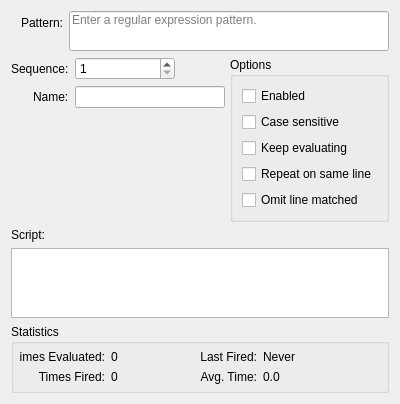
<?xml version="1.0" encoding="UTF-8"?>
<ui version="4.0">
 <class>EditTrigger</class>
 <widget class="QWidget" name="EditTrigger">
  <property name="geometry">
   <rect>
    <x>0</x>
    <y>0</y>
    <width>400</width>
    <height>400</height>
   </rect>
  </property>
  <property name="windowTitle">
   <string>Form</string>
  </property>
  <layout class="QVBoxLayout" name="verticalLayout">
   <item>
    <layout class="QFormLayout" name="topForm">
     <property name="fieldGrowthPolicy">
      <enum>QFormLayout::AllNonFixedFieldsGrow</enum>
     </property>
     <property name="labelAlignment">
      <set>Qt::AlignRight|Qt::AlignTrailing|Qt::AlignVCenter</set>
     </property>
     <item row="0" column="0">
      <widget class="QLabel" name="labelPattern">
       <property name="sizePolicy">
        <sizepolicy hsizetype="Fixed" vsizetype="Preferred">
         <horstretch>0</horstretch>
         <verstretch>0</verstretch>
        </sizepolicy>
       </property>
       <property name="minimumSize">
        <size>
         <width>52</width>
         <height>0</height>
        </size>
       </property>
       <property name="text">
        <string>Pattern:</string>
       </property>
       <property name="alignment">
        <set>Qt::AlignRight|Qt::AlignTrailing|Qt::AlignVCenter</set>
       </property>
      </widget>
     </item>
     <item row="0" column="1">
      <widget class="QLineEdit" name="pattern">
       <property name="minimumSize">
        <size>
         <width>0</width>
         <height>40</height>
        </size>
       </property>
       <property name="alignment">
        <set>Qt::AlignLeading|Qt::AlignLeft|Qt::AlignTop</set>
       </property>
       <property name="placeholderText">
        <string>Enter a regular expression pattern.</string>
       </property>
      </widget>
     </item>
    </layout>
   </item>
   <item>
    <layout class="QHBoxLayout" name="horizontal" stretch="1,0">
     <item>
      <layout class="QFormLayout" name="leftForm">
       <property name="fieldGrowthPolicy">
        <enum>QFormLayout::ExpandingFieldsGrow</enum>
       </property>
       <property name="labelAlignment">
        <set>Qt::AlignRight|Qt::AlignTrailing|Qt::AlignVCenter</set>
       </property>
       <item row="0" column="0">
        <widget class="QLabel" name="labelSequence">
         <property name="sizePolicy">
          <sizepolicy hsizetype="Fixed" vsizetype="Preferred">
           <horstretch>0</horstretch>
           <verstretch>0</verstretch>
          </sizepolicy>
         </property>
         <property name="minimumSize">
          <size>
           <width>52</width>
           <height>0</height>
          </size>
         </property>
         <property name="text">
          <string>Sequence:</string>
         </property>
        </widget>
       </item>
       <item row="0" column="1">
        <widget class="QSpinBox" name="sequence">
         <property name="sizePolicy">
          <sizepolicy hsizetype="Fixed" vsizetype="Fixed">
           <horstretch>0</horstretch>
           <verstretch>0</verstretch>
          </sizepolicy>
         </property>
         <property name="minimumSize">
          <size>
           <width>100</width>
           <height>0</height>
          </size>
         </property>
         <property name="minimum">
          <number>1</number>
         </property>
         <property name="maximum">
          <number>100000</number>
         </property>
         <property name="singleStep">
          <number>100</number>
         </property>
        </widget>
       </item>
       <item row="1" column="0">
        <widget class="QLabel" name="labelName">
         <property name="text">
          <string>Name:</string>
         </property>
        </widget>
       </item>
       <item row="1" column="1">
        <widget class="QLineEdit" name="name">
         <property name="sizePolicy">
          <sizepolicy hsizetype="Expanding" vsizetype="Fixed">
           <horstretch>0</horstretch>
           <verstretch>0</verstretch>
          </sizepolicy>
         </property>
         <property name="minimumSize">
          <size>
           <width>150</width>
           <height>0</height>
          </size>
         </property>
        </widget>
       </item>
      </layout>
     </item>
     <item>
      <widget class="QGroupBox" name="groupOptions">
       <property name="sizePolicy">
        <sizepolicy hsizetype="Fixed" vsizetype="Preferred">
         <horstretch>0</horstretch>
         <verstretch>0</verstretch>
        </sizepolicy>
       </property>
       <property name="minimumSize">
        <size>
         <width>150</width>
         <height>0</height>
        </size>
       </property>
       <property name="title">
        <string>Options</string>
       </property>
       <layout class="QVBoxLayout" name="verticalLayout_3">
        <item>
         <widget class="QCheckBox" name="enabled">
          <property name="text">
           <string>Enabled</string>
          </property>
         </widget>
        </item>
        <item>
         <widget class="QCheckBox" name="caseSensitive">
          <property name="text">
           <string>Case sensitive</string>
          </property>
         </widget>
        </item>
        <item>
         <widget class="QCheckBox" name="keepEvaluating">
          <property name="text">
           <string>Keep evaluating</string>
          </property>
         </widget>
        </item>
        <item>
         <widget class="QCheckBox" name="repeat">
          <property name="text">
           <string>Repeat on same line</string>
          </property>
         </widget>
        </item>
        <item>
         <widget class="QCheckBox" name="omit">
          <property name="text">
           <string>Omit line matched</string>
          </property>
         </widget>
        </item>
       </layout>
      </widget>
     </item>
    </layout>
   </item>
   <item>
    <widget class="QLabel" name="labelScript">
     <property name="text">
      <string>Script:</string>
     </property>
    </widget>
   </item>
   <item>
    <widget class="CodeEditor" name="script"/>
   </item>
   <item>
    <widget class="QGroupBox" name="groupStats">
     <property name="sizePolicy">
      <sizepolicy hsizetype="Expanding" vsizetype="Preferred">
       <horstretch>0</horstretch>
       <verstretch>0</verstretch>
      </sizepolicy>
     </property>
     <property name="title">
      <string>Statistics</string>
     </property>
     <layout class="QGridLayout" name="gridLayout">
      <property name="leftMargin">
       <number>6</number>
      </property>
      <property name="topMargin">
       <number>6</number>
      </property>
      <property name="rightMargin">
       <number>6</number>
      </property>
      <property name="bottomMargin">
       <number>6</number>
      </property>
      <item row="0" column="3">
       <widget class="QLabel" name="lastFired">
        <property name="text">
         <string>Never</string>
        </property>
       </widget>
      </item>
      <item row="0" column="0">
       <widget class="QLabel" name="labelTimesEvaluated">
        <property name="maximumSize">
         <size>
          <width>85</width>
          <height>16777215</height>
         </size>
        </property>
        <property name="text">
         <string>Times Evaluated:</string>
        </property>
        <property name="alignment">
         <set>Qt::AlignRight|Qt::AlignTrailing|Qt::AlignVCenter</set>
        </property>
       </widget>
      </item>
      <item row="0" column="2">
       <widget class="QLabel" name="labelLastFired">
        <property name="maximumSize">
         <size>
          <width>65</width>
          <height>16777215</height>
         </size>
        </property>
        <property name="text">
         <string>Last Fired:</string>
        </property>
        <property name="alignment">
         <set>Qt::AlignRight|Qt::AlignTrailing|Qt::AlignVCenter</set>
        </property>
       </widget>
      </item>
      <item row="1" column="0">
       <widget class="QLabel" name="labelTimesFired">
        <property name="maximumSize">
         <size>
          <width>85</width>
          <height>16777215</height>
         </size>
        </property>
        <property name="text">
         <string>Times Fired:</string>
        </property>
        <property name="alignment">
         <set>Qt::AlignRight|Qt::AlignTrailing|Qt::AlignVCenter</set>
        </property>
       </widget>
      </item>
      <item row="1" column="1">
       <widget class="QLabel" name="timesFired">
        <property name="maximumSize">
         <size>
          <width>75</width>
          <height>16777215</height>
         </size>
        </property>
        <property name="text">
         <string>0</string>
        </property>
       </widget>
      </item>
      <item row="0" column="1">
       <widget class="QLabel" name="timesEvaluated">
        <property name="maximumSize">
         <size>
          <width>75</width>
          <height>16777215</height>
         </size>
        </property>
        <property name="text">
         <string>0</string>
        </property>
       </widget>
      </item>
      <item row="1" column="2">
       <widget class="QLabel" name="labelAvgTime">
        <property name="maximumSize">
         <size>
          <width>65</width>
          <height>16777215</height>
         </size>
        </property>
        <property name="text">
         <string>Avg. Time:</string>
        </property>
        <property name="alignment">
         <set>Qt::AlignRight|Qt::AlignTrailing|Qt::AlignVCenter</set>
        </property>
       </widget>
      </item>
      <item row="1" column="3">
       <widget class="QLabel" name="avgTime">
        <property name="text">
         <string>0.0</string>
        </property>
       </widget>
      </item>
     </layout>
    </widget>
   </item>
  </layout>
 </widget>
 <customwidgets>
  <customwidget>
   <class>CodeEditor</class>
   <extends>QPlainTextEdit</extends>
   <header>codeeditor.h</header>
  </customwidget>
 </customwidgets>
 <resources/>
 <connections/>
</ui>
